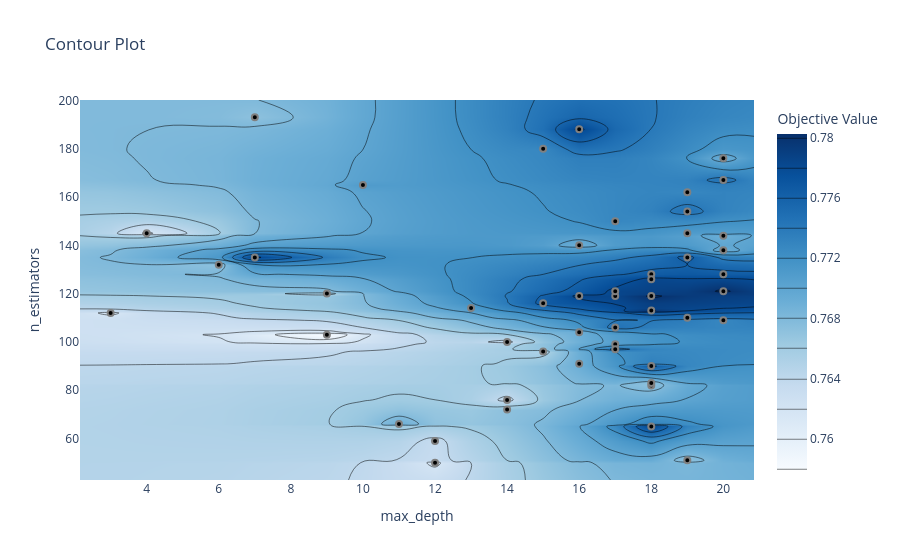

Notebook code cell kept with this figure:
### Code cell
# 4. Contour Plot
from optuna.visualization import plot_contour
plot_contour(study).show()

### Figure 1 — Plotly figure (JSON) as saved in the notebook; plotly's stock layout.template omitted (floating-point values rounded to 4 significant figures; data arrays with more than 128 entries replaced by an {"elided": "..."} marker saying what was removed)
{"data": [{"colorbar": {"title": {"text": "Objective Value"}}, "colorscale": [[0, "rgb(247,251,255)"], [0.125, "rgb(222,235,247)"], [0.25, "rgb(198,219,239)"], [0.375, "rgb(158,202,225)"], [0.5, "rgb(107,174,214)"], [0.625, "rgb(66,146,198)"], [0.75, "rgb(33,113,181)"], [0.875, "rgb(8,81,156)"], [1, "rgb(8,48,107)"]], "connectgaps": true, "contours": {"coloring": "heatmap"}, "hoverinfo": "none", "line": {"smoothing": 1.3}, "reversescale": false, "type": "contour", "x": [2.15, 3, 4, 6, 7, 9, 10, 11, 12, 13, 14, 15, 16, 17, 18, 19, 20, 20.85], "y": [42.85, 50, 51, 59, 65, 66, 72, 76, 82, 83, 90, 91, 96, 97, 99, 100, 103, 104, 106, 109, 110, 112, 113, 114, 116, 119, 120, 121, 126, 128, 132, 135, 138, 140, 144, 145, 150, 154, 162, 165, 167, 176, 180, 188, 193, 200.2], "z": {"elided": "46x18 float values"}}, {"marker": {"color": "black", "line": {"color": "Gray", "width": 2}}, "mode": "markers", "name": "Feasible Trial", "showlegend": false, "type": "scatter", "x": [7, 9, 17, 19, 15, 20, 4, 16, 17, 6, 12, 20, 14, 18, 12, 18, 14, 18, 9, 14, 18, 17, 16, 19, 15, 16, 11, 20, 18, 18, 19, 16, 18, 13, 17, 15, 10, 19, 16, 20, 20, 19, 18, 17, 20, 7, 17, 19, 3, 20], "y": [193, 103, 99, 162, 180, 138, 145, 140, 106, 132, 50, 167, 100, 65, 59, 82, 76, 119, 120, 72, 83, 119, 119, 154, 116, 91, 66, 128, 113, 90, 110, 188, 128, 114, 150, 96, 165, 135, 104, 121, 176, 145, 126, 121, 109, 135, 97, 51, 112, 144]}, {"marker": {"color": "#cccccc", "line": {"color": "Gray", "width": 2}}, "mode": "markers", "name": "Infeasible Trial", "showlegend": false, "type": "scatter", "x": [], "y": []}], "layout": {"title": {"text": "Contour Plot"}, "xaxis": {"range": [2.15, 20.85], "title": {"text": "max_depth"}}, "yaxis": {"range": [42.85, 200.2], "title": {"text": "n_estimators"}}}}
